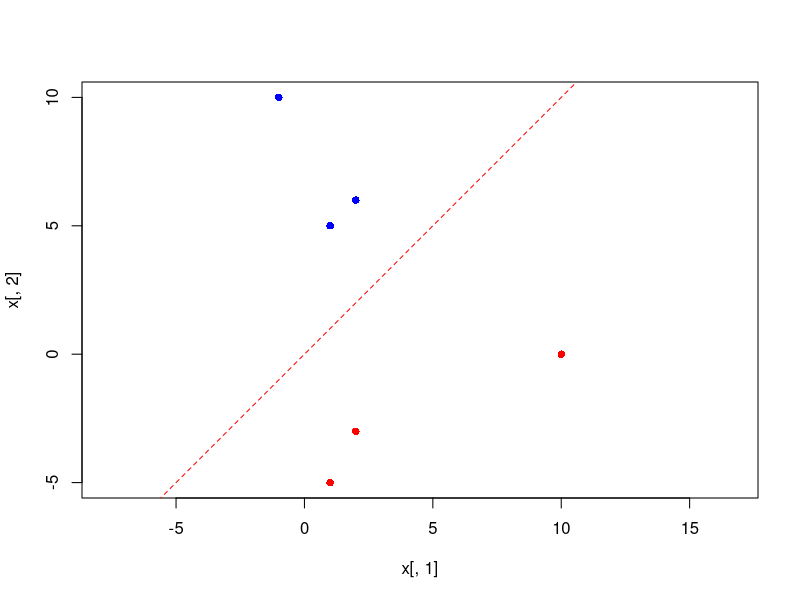

This chart was generated by the following R code: (Note: this script raises an error after producing the figure.)
x = matrix(c(1,5, -1,10, 2,6,
            1,-5, 10,0, 2,-3), ncol = 2, byrow = T)
plot(x[,1], x[,2], col = c(rep("blue", 3), rep("red", 3)), asp = T, pch = 16)
lines(c(-100,100), c(-100,100), col = "red", lty = 2)

y = c(rep(1,3), rep(-1,3))
beta = c(-1, 1); beta = beta/.l2norm(beta)

stopifnot(y * (x%*%beta) >= 0)

P = beta %*% t(beta)
x2 = x %*% P

points(x2[,1], x2[,2], pch = 1, col = c(rep("blue", 3), rep("red", 3)))
